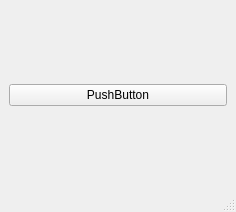
<?xml version="1.0" encoding="UTF-8"?>
<ui version="4.0">
 <class>MainWindow</class>
 <widget class="QMainWindow" name="MainWindow">
  <property name="geometry">
   <rect>
    <x>0</x>
    <y>0</y>
    <width>236</width>
    <height>212</height>
   </rect>
  </property>
  <property name="windowTitle">
   <string>MainWindow</string>
  </property>
  <widget class="QWidget" name="centralwidget">
   <layout class="QVBoxLayout" name="verticalLayout">
    <item>
     <widget class="QPushButton" name="start_stop_button">
      <property name="text">
       <string>PushButton</string>
      </property>
     </widget>
    </item>
   </layout>
  </widget>
  <widget class="QMenuBar" name="menubar">
   <property name="geometry">
    <rect>
     <x>0</x>
     <y>0</y>
     <width>236</width>
     <height>24</height>
    </rect>
   </property>
  </widget>
  <widget class="QStatusBar" name="statusbar"/>
 </widget>
 <resources/>
 <connections/>
</ui>
